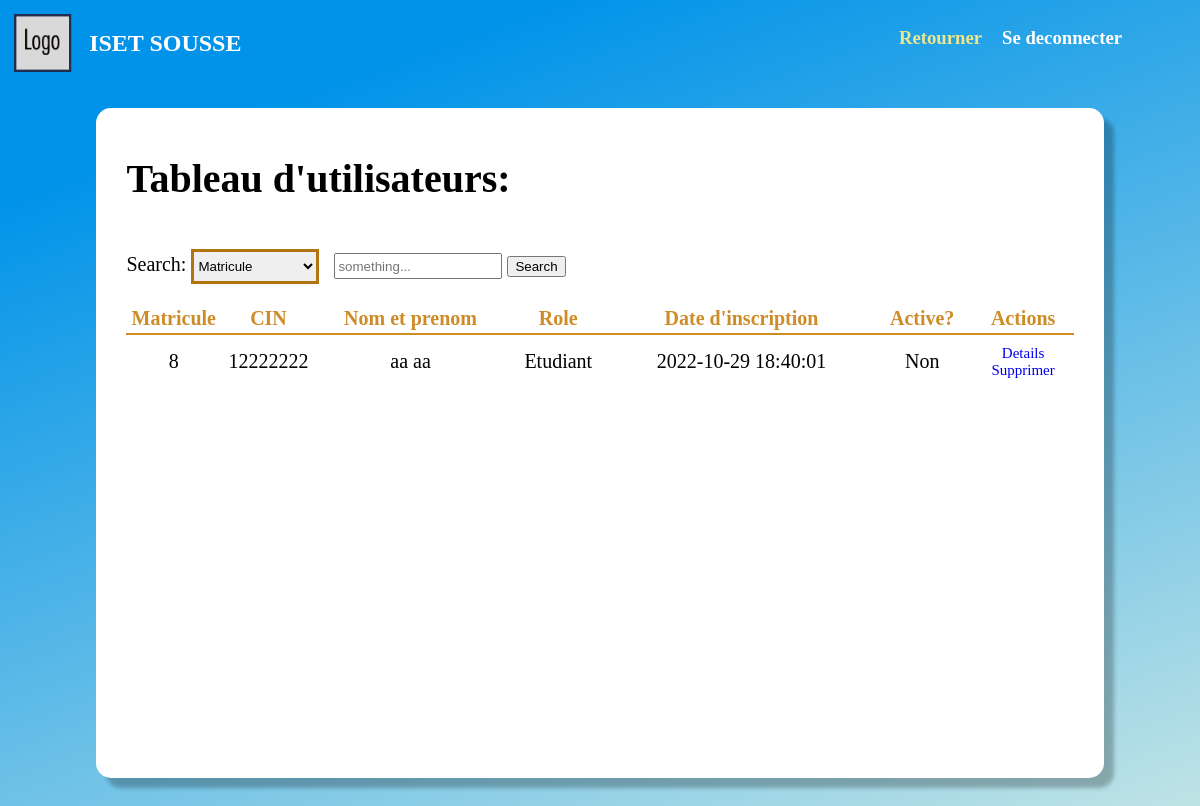
/User/SuperAdmin/Gestion/Users.php (signed in), run on an earlier commit of the app's database.
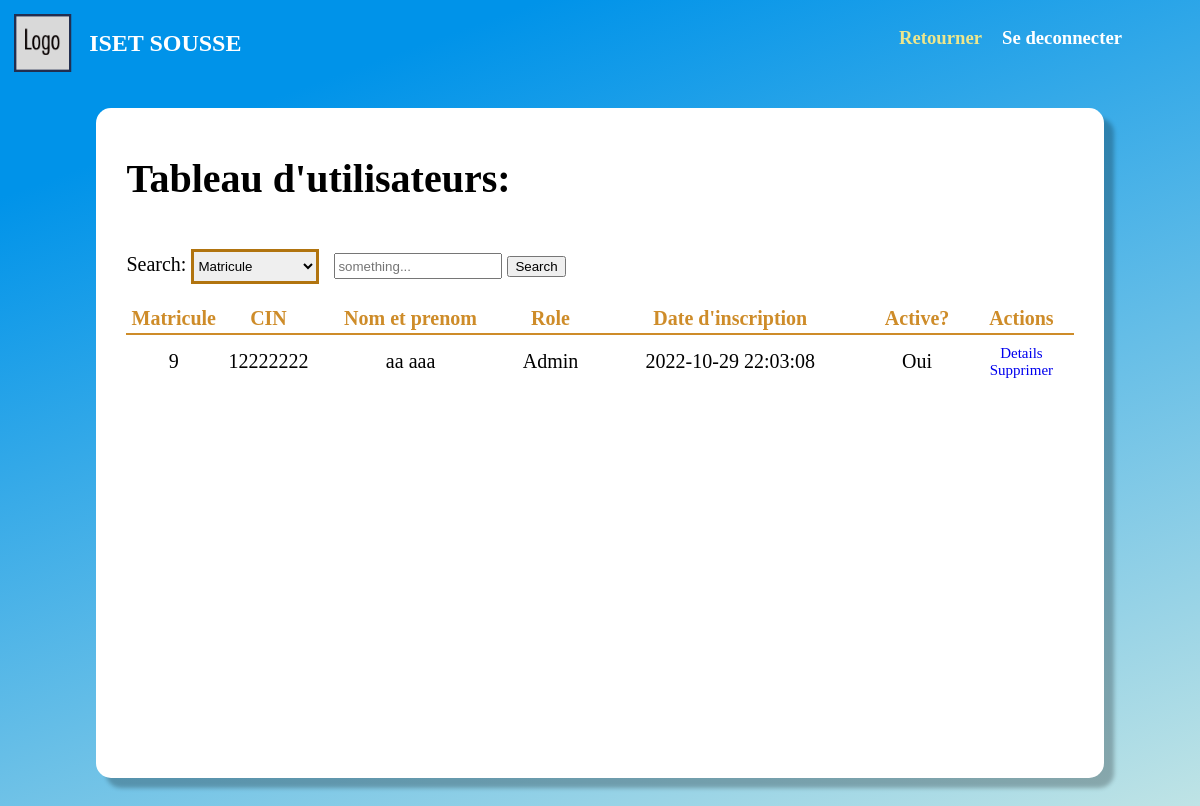
And on a later commit of the database.
### tables this page shows
CREATE TABLE `utilisateur` (
  `matricule` int(11) NOT NULL,
  `cin` int(8) NOT NULL,
  `nom` varchar(20) NOT NULL,
  `prenom` varchar(20) NOT NULL,
  `sexe` tinyint(1) NOT NULL,
  `dateNaissance` date NOT NULL,
  `adresse` varchar(20) NOT NULL,
  `email` varchar(30) NOT NULL,
  `password` varchar(30) NOT NULL,
  `departmentID` int(11) NOT NULL,
  `dateInscription` datetime NOT NULL DEFAULT current_timestamp(),
  `isConfirmed` tinyint(1) NOT NULL DEFAULT 0,
  `isActive` tinyint(1) NOT NULL DEFAULT 0,
  `activationCode` varchar(100) NOT NULL,
  `activationExpiry` datetime NOT NULL DEFAULT current_timestamp(),
  `role` int(11) NOT NULL
);

### Classes/mySQL.php (called while the page is built, shortened)
<?php
    class mySql {
        private $_cnx;
        function __construct() {
            try {
                $this->_cnx = new PDO("mysql:host=".self::_serveur.";dbname=".self::_dbb, self::_login, self::_mdp);
            } catch (PDOException $e) {
                echo '<br/>Echec lors de la connexion: '.$e->getMessage();
            }
        }
        function __destruct() {
            $this->_cnx = null;
        }
        public function request($query, $array, $return = false) {
            $prep = $this->_cnx->prepare($query);
            $result = $prep->execute($array);
            if ($return === false) {
                return true;
            } else if ($return == 0) {
                return $prep->rowCount() > 0;
            } else if ($return == 1) {
                return $prep->rowCount() > 0? $prep->fetch() : -1;
            } else if ($return == 2) {
                return $prep->rowCount() > 0? $prep->fetchAll() : -1;
            } else if ($return == 3) {
                return $this->_cnx->lastInsertId();
            }
        }
    }
?>

### Classes/UtilisateurDB.php (called while the page is built, shortened)
<?php
    require_once("MySql.php");
    class UtilisateurDB extends MySql {
        public function getAll() {
            return $this->request(
                "SELECT * FROM utilisateur WHERE role <> 0",
                array(),
                2
            );
        }
    }

### Classes/Roles.php (called while the page is built, shortened)
<?php
class Roles
{
    static public function getName($id) {
        return self::roleArray[$id];
    }
}

### User/SuperAdmin/Gestion/Users.php (the view, shortened to what this page needs)
<!DOCTYPE html>
<head>
    <link rel="stylesheet" href="/Assets/css/user.css">
    <link rel="stylesheet" href="/Assets/css/profil.css">
    <link rel="stylesheet" href="/Assets/css/tables.css">
</head>
<body>
<?php
    require_once(ROOT."/Classes/UtilisateurDB.php");
    $utilisateurDB = new UtilisateurDB();
    $users = $utilisateurDB->getAll();
?>
<div class="logo">
    <div class = "seperated_div">
        <div class = "header_div">
            <img src="/Assets/imgs/LOGO.png">
            <h2 class = "website_title"> <?= NOM_SITE ?> </h2>
        </div>
        <div class = "buttons_div">
            <h3 class = "go_back"> <a href="/User/index.php">Retourner</a></h3>
            <h3 class = "deconnection"> <a href="/Pipes/deconnexion.php">Se deconnecter</a></h3>
        </div>
    </div>
</div>
<div class="cd">
<div class="cadre">
    <h1> Tableau d'utilisateurs: </h1>
    <div class = "cadre_header">
        <div class = "forms">
            <div>Search:
                <select id="search_filter_form" class="drop_form" name="role">
                    <option value="1">Matricule</option>
                </select>
                <input id= "search_input" type="text" class="lab_in_txt" name = "CIN" placeholder = "something..." required>
                <button type = "button" class = "_btn search_btn" onclick="search()"> Search </button>
            </div>
        </div>
    </div>
    <table id ="table_" class="scrollable-table">
        <thead>
            <tr>
                <th style = "width:10%"><span class = "table_header">Matricule</span></th>
                <th style = "width:10%"><span class = "table_header">CIN</span></th>
                <th style = "width:20%"><span class = "table_header">Nom et prenom</span></th>
                <th><span class = "table_header">Role</span></th>
                <th><span class = "table_header">Date d'inscription</span></th>
                <th><span class = "table_header">Active?</span></th>
                <th><span class = "table_header">Actions</span></th>
            </tr>
        </thead>
        <tbody>
            <?php
                if (is_array($users)) {
                    foreach ($users as $key => $user) {
                        echo "
                            <tr>
                                <td>".$user["matricule"]."</td>
                                <td>".$user["cin"]."</td>
                                <td>".$user["nom"]." ".$user["prenom"]."</td>
                                <td>".Roles::getName($user["role"])."</td>
                                <td>".$user["dateInscription"]."</td>
                                <td>". ($user["isActive"] == 1? "Oui": "Non")."</td>
                                <td>
                                <a class = 'link_ref' href = '/User/Account/public.php?matricule=".$user["matricule"]."'>Details</a>
                                <a class = 'link_ref' href = '/Pipes/adm_user_supprimer.php?matricule=".$user["matricule"]."' onclick=\"return confirm('DELETION: Are you sure you want to remove USER #\'".$user["matricule"]."\' from the database?');\">Supprimer</a>
                                </td>
                            </tr>
                        ";
                    }
                }
            ?>
        </tbody>
    </table>
</div>
</div>
</body>
</html>

### Assets/css/user.css (style rules this page uses)
body { background-color: #0093E9; background-image: linear-gradient(160deg, #0093E9 15%, #cce9e5 100%); }
.header_div { display: flex; flex-direction: row; align-items: center; height: 70px; }
.seperated_div { display: flex; flex-direction: row; justify-content: space-between; }
.seperated_div div { width: 50%; }
.buttons_div { display:flex; justify-content: right; margin-right: 70px; }
.buttons_div > * { margin-left: 20px }
.website_title { color: white; }
.go_back a { color: rgb(237 230 140); font-weight: bold; }
.deconnection a { color: white; }
a { text-decoration: none; }
.logo img { padding:1%; width: 70px; }

### Assets/css/profil.css (style rules this page uses)
.cd { padding-top: 30px; padding-left: 250px; margin-bottom: 70px; }
.cadre { padding-top:50px; padding-left: 30px; background-color:rgb(216, 216, 231); box-shadow: 10px 10px 4px rgb(0 0 0 / 25%); border-radius: 15px; width: 1000px; font-size: 20px; min-height: 600px; padding-bottom:50px }

### Assets/css/tables.css (style rules this page uses)
.cd { padding-top: 30px; margin-bottom: 100px; padding-left: 0; }
.cadre { background-color: white; margin: auto; padding:20px 30px 50px; width:80% }
.scrollable-table { overflow-y:scroll; }
#table_ { border-collapse: collapse; width: 100%; text-align: center; font-family: 'Proxima Nova'; font-size: 20px; }
#table_ > thead { border-bottom: 2px solid rgb(206, 140, 41); color:rgb(206, 140, 41); font-weight: bold; height:30px; }
#table_ > tbody tr:first-child td { padding-top: 7px; }
.table_header { font-weight: bold; }
td { height:40px }
.cadre_header { display:flex; flex-direction:row; justify-content: space-between; margin-bottom: 20px }
.drop_form { height: 35px; margin-top: 20px; border: 3px solid #B1740F; }
#search_filter_form { width: 128px; }
.lab_in_txt { height: 20px; width: 160px; margin-left: 10px; }
.link_ref { font-size: 15px; display:block; }

What changed in the data, as far as the page shows it:
removed utilisateur: matricule "8", cin "12222222", nom "aa", prenom "aa", role "Etudiant", dateInscription "2022-10-29 18:40:01", isActive "Non"
added utilisateur: matricule "9", cin "12222222", nom "aa", prenom "aaa", role "Admin", dateInscription "2022-10-29 22:03:08", isActive "Oui"
